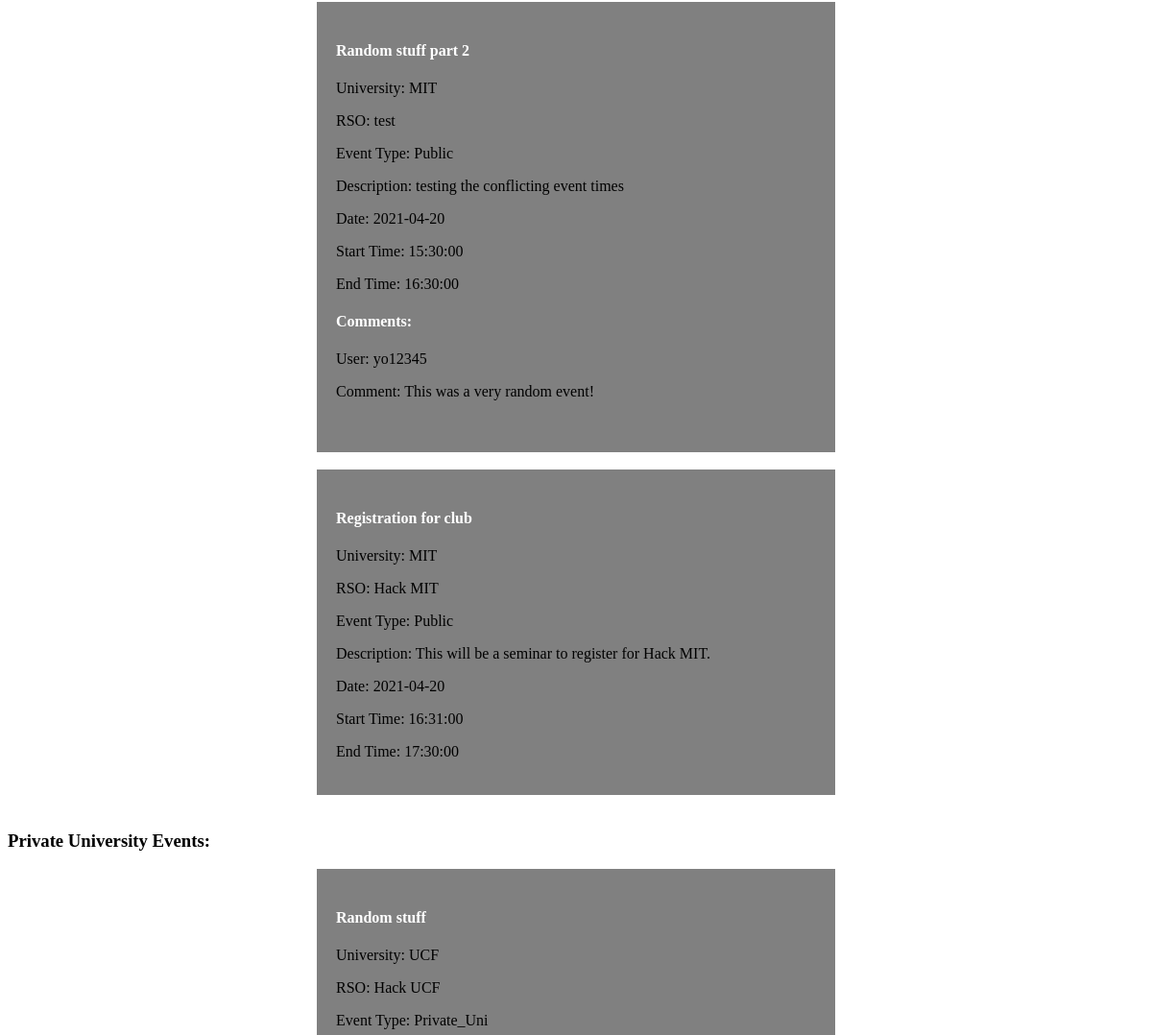
/PHP-Files/admin-index.php (signed in, middle part), run on an earlier commit of the app's database.
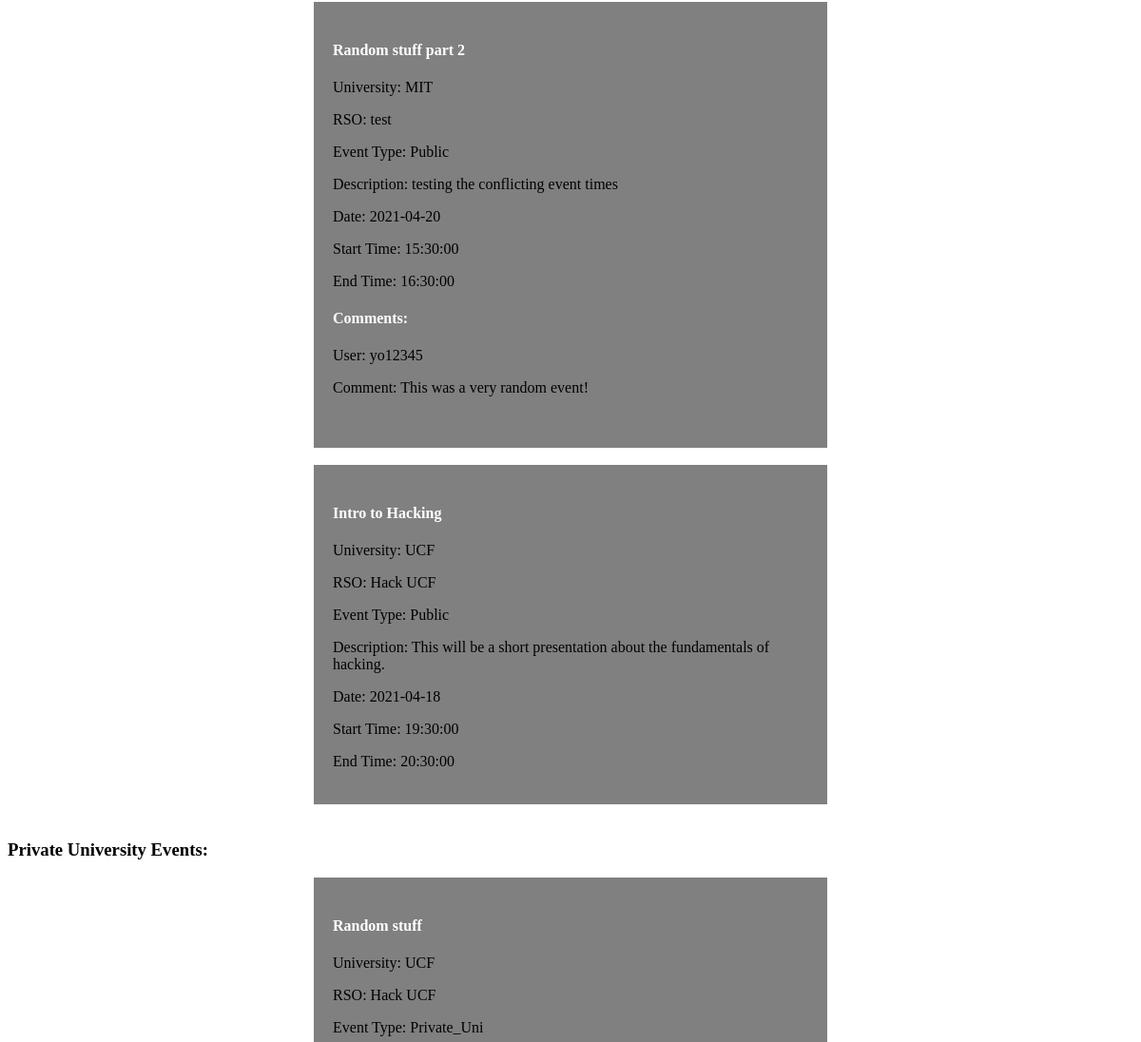
And on a later commit of the database.
### tables this page shows
CREATE TABLE `events` (
  `event_id` int(11) NOT NULL,
  `location_name` varchar(50) DEFAULT NULL,
  `event_name` varchar(50) NOT NULL,
  `date` date DEFAULT NULL,
  `start_time` time DEFAULT NULL,
  `end_time` time DEFAULT NULL,
  `event_description` text NOT NULL,
  `event_type` set('Public','Private_Uni','Private_RSO','') NOT NULL,
  `rso_name` varchar(30) NOT NULL,
  `university_name` varchar(30) NOT NULL
);

CREATE TABLE `comments` (
  `comment_id` int(11) NOT NULL,
  `event_name` varchar(50) NOT NULL,
  `comment` varchar(200) NOT NULL,
  `student_username` varchar(20) NOT NULL
);

### PHP-Files/functions.php (called while the page is built, shortened)
<?php
function load_events($con)
{
	$query = "select * from events";
	$result = mysqli_query($con,$query);
	return $result;
}

### PHP-Files/admin-index.php (the view, shortened to what this page needs)
<?php
	include("connection.php");
	include("functions.php");
?>
<!DOCTYPE html>
<html>
<head>
</head>
<body>
	<br>
	<br>
	<br><br>
	<h2>Upcoming Events:</h2><br>
	<p><?php
	$event_data = load_events($con);
	while($event = mysqli_fetch_array($event_data))
	{
		if($event['event_type'] == 'Public')
		{
			echo '<div id="events">';
			echo "<h4> {$event['event_name']} </h4>";
			echo "<p> University: {$event['university_name']} </p>";
			echo "<p> RSO: {$event['rso_name']} </p>";
			echo "<p> Event Type: {$event['event_type']} </p>";
			echo "<p> Description: {$event['event_description']} </p>";
			echo "<p> Date: {$event['date']} </p>";
			echo "<p> Start Time: {$event['start_time']} </p>";
			echo "<p> End Time: {$event['end_time']} </p>";
			$currentEvent = $event['event_name'];
			$query = "select * from comments where event_name = '$currentEvent'";
			$all_comments = mysqli_query($con,$query);
			$count = 0;
			while($currentComment = mysqli_fetch_array($all_comments))
			{
				$count = $count + 1;
			}
			$all_comments = mysqli_query($con,$query);
			if($count > 0)
			{
				echo "<h4>Comments:</h4>";
				while($currentComment = mysqli_fetch_array($all_comments))
				{
					echo "<p> User: {$currentComment['student_username']} </p>";
					echo "<p> Comment: {$currentComment['comment']} </p><br>";
				}
			}
			echo "</div>";
			echo "<br>";
		}
	}
	?></p>
	<h3>Private University Events:</h3>
	<p><?php
	$event_data = load_events($con);
	while($event = mysqli_fetch_array($event_data))
	{
		if($event['event_type'] == 'Private_Uni')
		{
			echo '<div id="events">';
			echo "<h4> {$event['event_name']} </h4>";
			echo "<p> University: {$event['university_name']} </p>";
			echo "<p> RSO: {$event['rso_name']} </p>";
			echo "<p> Event Type: {$event['event_type']} </p>";
			$currentEvent = $event['event_name'];
			$query = "select * from comments where event_name = '$currentEvent'";
			$all_comments = mysqli_query($con,$query);
			$count = 0;
			while($currentComment = mysqli_fetch_array($all_comments))
			{
				$count = $count + 1;
			}
			$all_comments = mysqli_query($con,$query);
			if($count > 0)
			{
				while($currentComment = mysqli_fetch_array($all_comments))
				{
					echo "<p> Comment: {$currentComment['comment']} </p><br>";
				}
			}
			echo "</div>";
			echo "<br>";
		}
	}
	?></p>
</body>
</html>

What changed in the data, as far as the page shows it:
removed events: event_name "Registration for club", university_name "MIT", rso_name "Hack MIT", event_type "Public", event_description "This will be a seminar to register for Hack MIT.", date "2021-04-20", start_time "16:31:00", end_time "17:30:00"
added events: event_name "Intro to Hacking", university_name "UCF", rso_name "Hack UCF", event_type "Public", event_description "This will be a short presentation about the fundamentals of hacking.", date "2021-04-18", start_time "19:30:00", end_time "20:30:00"
